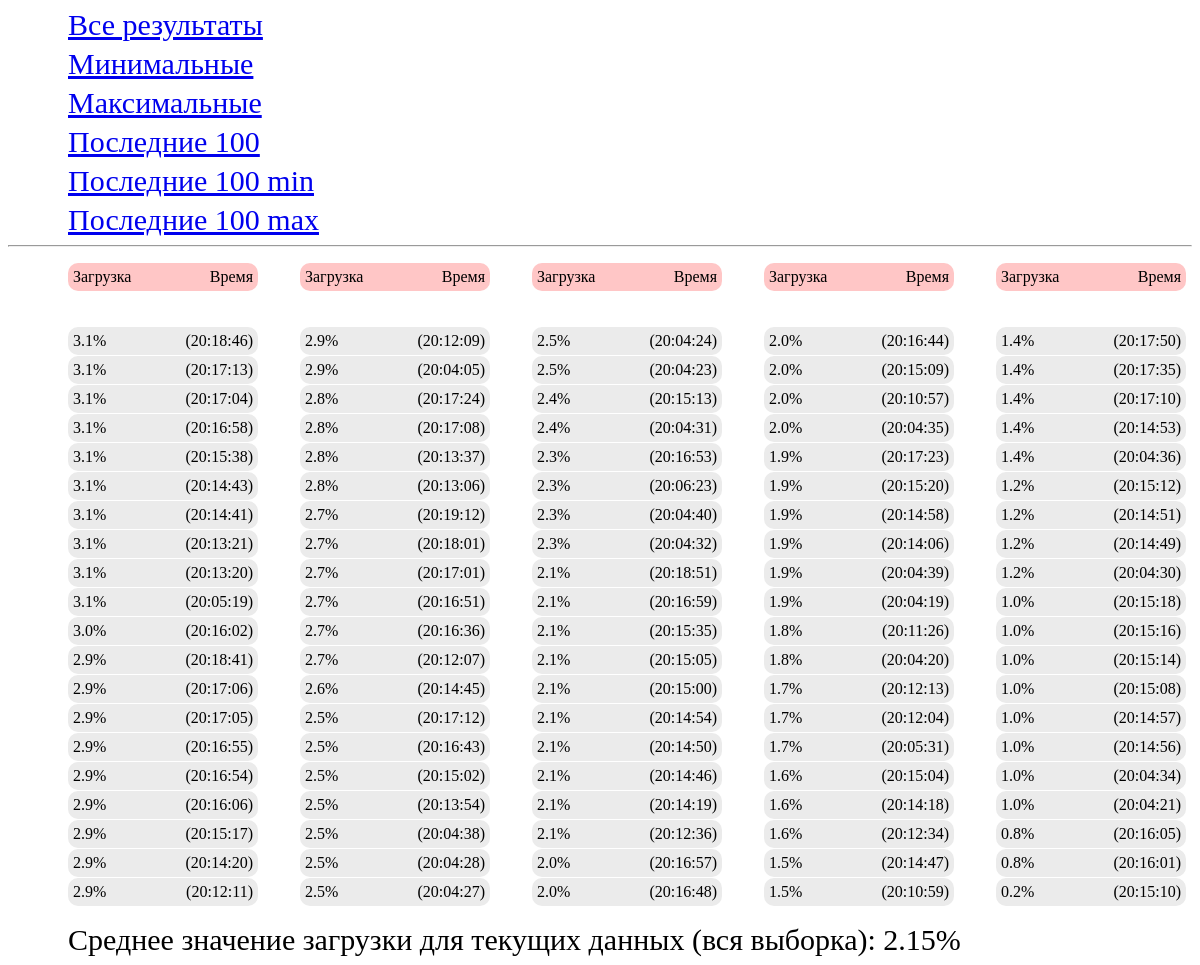
The app's page /results_last_100_min, older data.
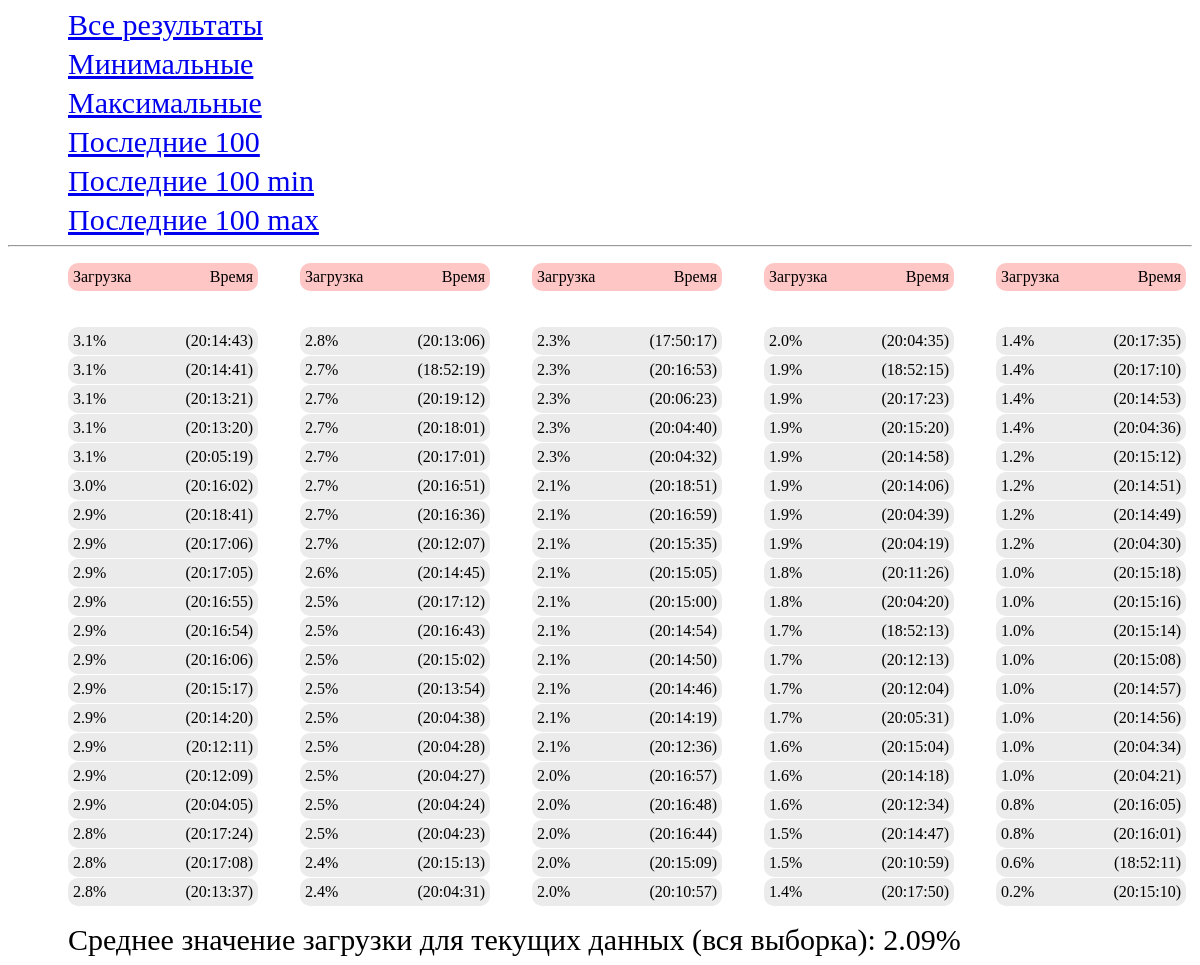
The same page, newer data.
### server/models.py (models this page shows)
class CPU(models.Model):
    number = models.FloatField(unique=False)
    time_create = models.DateTimeField(auto_now_add=True, verbose_name='Время создания')

### server/views.py (the view)
# urls.py: path('results_last_100_min', Last100ResultsMin.as_view(), name='last100min'),
class Last100ResultsMin(ServerMixin, ListView):
    model = CPU
    template_name = 'server.html'
    context_object_name = 'cpus'
    def get_context_data(self, **kwargs):
        context = super().get_context_data(**kwargs)
        context = self.add_range(context)
        context = self.show_avg('Last100ResultsMin', context)
        return context
    def get_queryset(self, **kwargs):
        return CPU.objects.all().order_by('number')[:100][::-1]

### server/utils.py (called while the page is built)
    def add_range(self, context):
        gen = range(5)
        context['gen'] = gen
        context['menu'] = menu
        return context

    def show_avg(self, results_for, context):
        if results_for == 'Result_all':
            results = CPU.objects.all()
        elif results_for == 'Last100Results':
            results = CPU.objects.all().order_by('-pk')[:100][::-1]
        elif results_for == 'Last100ResultsMin':
            results = CPU.objects.all().order_by('number')[:100][::-1]
        elif results_for == 'Last100ResultsMax':
            results = CPU.objects.all().order_by('-number')[:100][::-1]
        counter = 0
        overall_number = 0
        for el in results:
            overall_number += el.number
            counter += 1
        avg = round((overall_number / counter), 2)
        context['avg'] = avg
        return context

### server/templates/server.html
{% extends 'base.html' %}
{% block content %}
<div class="head">
	{% for k, v in menu.items %}
	<a href="{{v}}"><p>{{k}}</p></a>
	{% endfor %}
</div>
<hr>
<ul class="list">
	{% for i in gen %}
		<li>
			<div class="specs-container-main">
				<div class="specs">Загрузка</div>
				<div class="specs"> Время</div>
			</div>
		</li>
	{% endfor %}
</ul>
<ul class="list">
	{% for cpu in cpus %}
	<li>
		<div class="specs-container">
			<div class="specs">{{cpu.number}}%</div>
			<div class="specs"> ({{ cpu.time_create|date:"H:i:s" }})</div>
		</div>
	</li>
	{% endfor %}
</ul>
<div class="head">
	<p>Среднее значение загрузки для текущих данных (вся выборка): {{avg}}%</p>
</div>
{% endblock %}

### server/templates/base.html (shortened to what this page needs)
{% load static %}
<!DOCTYPE html>
<html>
<head>
	<link type="text/css" href="{% static 'server/css/styles.css' %}" rel="stylesheet" />
</head>
<body>
{% block content %}
{% endblock %}
</body>
</html>

### server/static/server/css/styles.css (style rules this page uses)
.list { column-count: 5; }
.list li { list-style: none; }
.specs-container { width: 180px; margin: 0 0 1px 20px; background: #ebebeb; padding: 5px; border-radius: 10px; display: flex; justify-content: space-between; }
.specs-container-main { width: 180px; margin: 0 0 20px 20px; background: #ffc6c6; padding: 5px; border-radius: 10px; display: flex; justify-content: space-between; }
.specs { display: inline; }
.head { font-size: 30px; display: inline; }
.head p { margin: 5px 15px 5px 60px; }

Row changes from the older to the newer data that the page shows:
no longer on this page (row unchanged): CPU: number "3.1", time_create "20:18:46"
no longer on this page (row unchanged): CPU: number "3.1", time_create "20:17:13"
no longer on this page (row unchanged): CPU: number "3.1", time_create "20:17:04"
no longer on this page (row unchanged): CPU: number "3.1", time_create "20:16:58"
no longer on this page (row unchanged): CPU: number "3.1", time_create "20:15:38"
added CPU: number "2.7", time_create "18:52:19"
added CPU: number "2.3", time_create "17:50:17"
added CPU: number "1.9", time_create "18:52:15"
added CPU: number "1.7", time_create "18:52:13"
added CPU: number "0.6", time_create "18:52:11"
Text that changed along with them:
{{ avg }}: "2.15" → "2.09"
